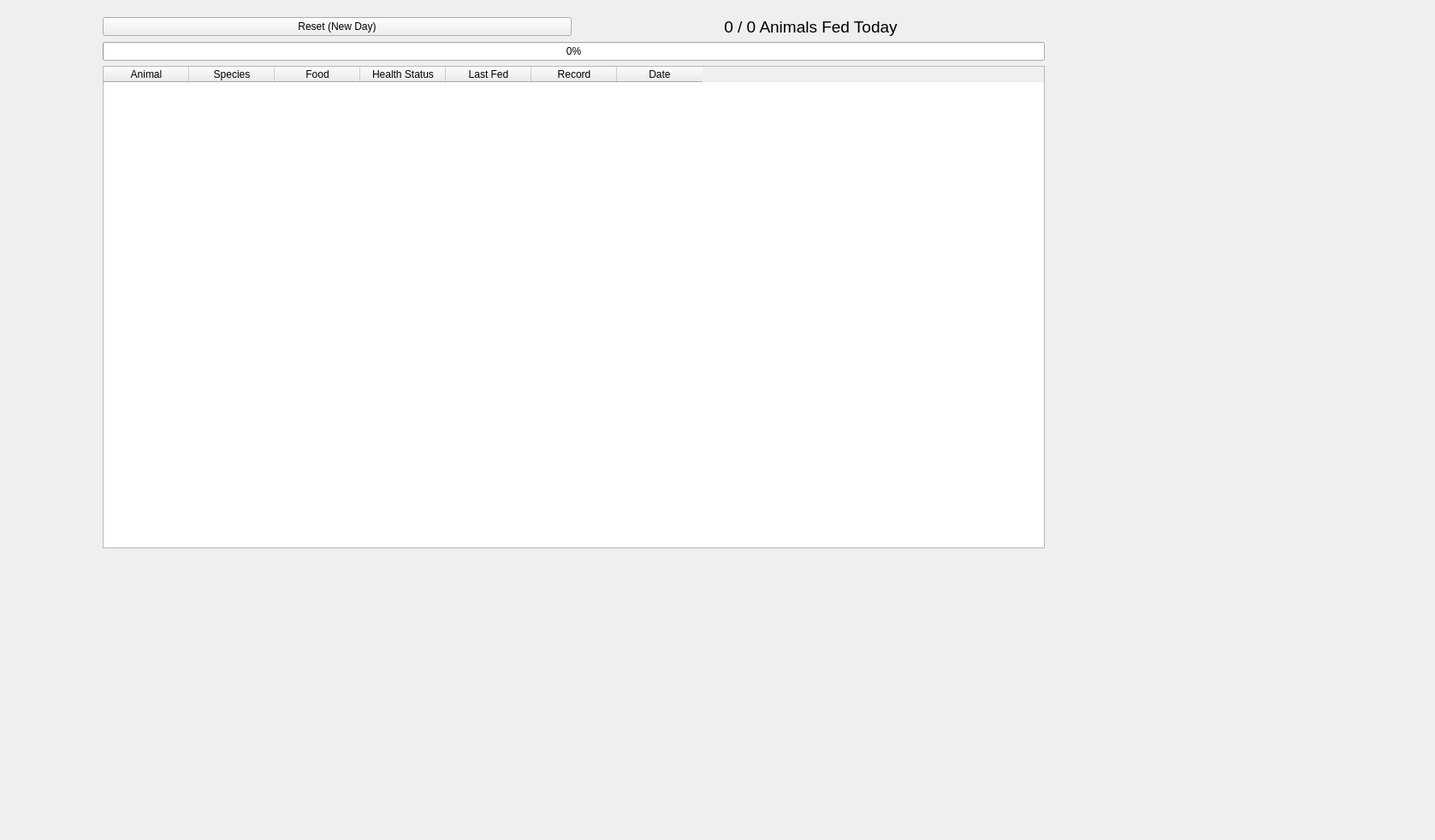
<?xml version="1.0" encoding="UTF-8"?>
<ui version="4.0">
 <class>FeedingWidget</class>
 <widget class="QWidget" name="FeedingWidget">
  <property name="geometry">
   <rect>
    <x>0</x>
    <y>0</y>
    <width>1677</width>
    <height>982</height>
   </rect>
  </property>
  <property name="windowTitle">
   <string>Form</string>
  </property>
  <widget class="QWidget" name="verticalLayoutWidget">
   <property name="geometry">
    <rect>
     <x>120</x>
     <y>20</y>
     <width>1101</width>
     <height>641</height>
    </rect>
   </property>
   <layout class="QVBoxLayout" name="verticalLayout">
    <item>
     <layout class="QHBoxLayout" name="horizontalLayout">
      <item>
       <widget class="QPushButton" name="btnResetFeeding">
        <property name="text">
         <string>Reset (New Day)</string>
        </property>
       </widget>
      </item>
      <item>
       <widget class="QLabel" name="labelFedSummary">
        <property name="font">
         <font>
          <pointsize>14</pointsize>
         </font>
        </property>
        <property name="text">
         <string>0 / 0 Animals Fed Today</string>
        </property>
        <property name="alignment">
         <set>Qt::AlignmentFlag::AlignCenter</set>
        </property>
       </widget>
      </item>
     </layout>
    </item>
    <item>
     <widget class="QProgressBar" name="progressFeeding">
      <property name="value">
       <number>0</number>
      </property>
     </widget>
    </item>
    <item>
     <widget class="QTableWidget" name="tableFeeding">
      <property name="editTriggers">
       <set>QAbstractItemView::EditTrigger::NoEditTriggers</set>
      </property>
      <property name="alternatingRowColors">
       <bool>true</bool>
      </property>
      <property name="selectionBehavior">
       <enum>QAbstractItemView::SelectionBehavior::SelectRows</enum>
      </property>
      <column>
       <property name="text">
        <string>Animal</string>
       </property>
      </column>
      <column>
       <property name="text">
        <string>Species</string>
       </property>
      </column>
      <column>
       <property name="text">
        <string>Food</string>
       </property>
      </column>
      <column>
       <property name="text">
        <string>Health Status</string>
       </property>
      </column>
      <column>
       <property name="text">
        <string>Last Fed</string>
       </property>
      </column>
      <column>
       <property name="text">
        <string>Record</string>
       </property>
      </column>
      <column>
       <property name="text">
        <string>Date</string>
       </property>
      </column>
     </widget>
    </item>
    <item>
     <widget class="QLabel" name="labelAlert">
      <property name="text">
       <string/>
      </property>
      <property name="wordWrap">
       <bool>true</bool>
      </property>
     </widget>
    </item>
   </layout>
  </widget>
 </widget>
 <resources/>
 <connections/>
</ui>
